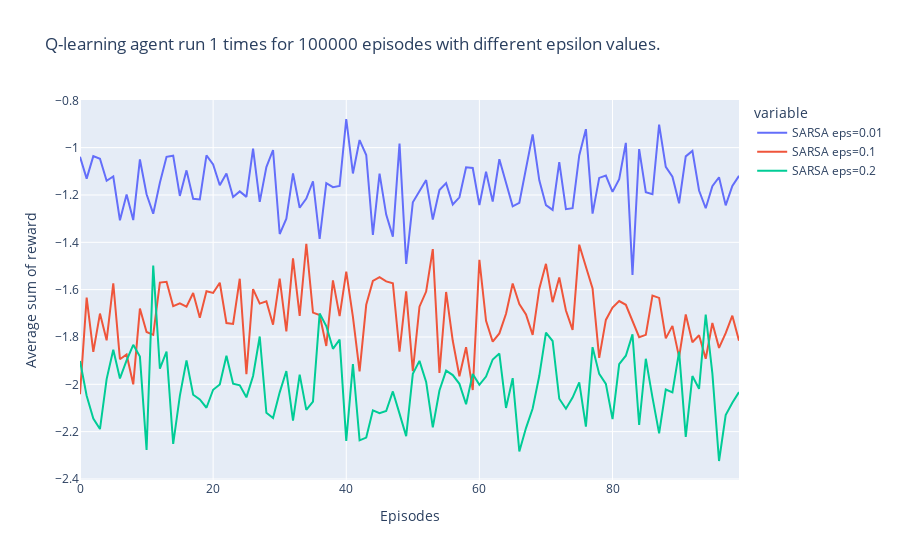

Notebook code cell kept with this figure:
### Code cell
fug = px.line(data_eps, y=['SARSA eps=0.01', 'SARSA eps=0.1', 'SARSA eps=0.2'], title= 'Q-learning agent run 1 times for 100000 episodes with different epsilon values.')
fug.update_layout(xaxis_title = 'Episodes', yaxis_title = 'Average sum of reward')
fug.show()

### Figure 1 — Plotly figure (JSON) as saved in the notebook; plotly's stock layout.template omitted (floating-point values rounded to 4 significant figures)
{"data": [{"hovertemplate": "variable=SARSA eps=0.01<br>index=%{x}<br>value=%{y}<extra></extra>", "legendgroup": "SARSA eps=0.01", "line": {"color": "#636efa", "dash": "solid"}, "marker": {"symbol": "circle"}, "mode": "lines", "name": "SARSA eps=0.01", "orientation": "v", "showlegend": true, "type": "scatter", "x": [0, 1, 2, 3, 4, 5, 6, 7, 8, 9, 10, 11, 12, 13, 14, 15, 16, 17, 18, 19, 20, 21, 22, 23, 24, 25, 26, 27, 28, 29, 30, 31, 32, 33, 34, 35, 36, 37, 38, 39, 40, 41, 42, 43, 44, 45, 46, 47, 48, 49, 50, 51, 52, 53, 54, 55, 56, 57, 58, 59, 60, 61, 62, 63, 64, 65, 66, 67, 68, 69, 70, 71, 72, 73, 74, 75, 76, 77, 78, 79, 80, 81, 82, 83, 84, 85, 86, 87, 88, 89, 90, 91, 92, 93, 94, 95, 96, 97, 98, 99], "xaxis": "x", "y": [-1.039, -1.131, -1.036, -1.047, -1.14, -1.122, -1.307, -1.198, -1.306, -1.05, -1.197, -1.279, -1.148, -1.039, -1.034, -1.204, -1.096, -1.216, -1.219, -1.033, -1.071, -1.159, -1.109, -1.209, -1.185, -1.208, -1.004, -1.229, -1.082, -1.01, -1.365, -1.3, -1.109, -1.254, -1.215, -1.142, -1.386, -1.15, -1.167, -1.162, -0.879, -1.109, -0.968, -1.031, -1.369, -1.11, -1.283, -1.376, -0.983, -1.491, -1.231, -1.186, -1.137, -1.304, -1.179, -1.15, -1.24, -1.21, -1.083, -1.086, -1.243, -1.102, -1.228, -1.049, -1.152, -1.248, -1.233, -1.081, -0.944, -1.138, -1.243, -1.263, -1.061, -1.26, -1.256, -1.033, -0.922, -1.279, -1.128, -1.118, -1.187, -1.133, -0.98, -1.538, -1.006, -1.188, -1.197, -0.903, -1.081, -1.123, -1.235, -1.037, -1.014, -1.181, -1.256, -1.163, -1.125, -1.244, -1.162, -1.119], "yaxis": "y"}, {"hovertemplate": "variable=SARSA eps=0.1<br>index=%{x}<br>value=%{y}<extra></extra>", "legendgroup": "SARSA eps=0.1", "line": {"color": "#EF553B", "dash": "solid"}, "marker": {"symbol": "circle"}, "mode": "lines", "name": "SARSA eps=0.1", "orientation": "v", "showlegend": true, "type": "scatter", "x": [0, 1, 2, 3, 4, 5, 6, 7, 8, 9, 10, 11, 12, 13, 14, 15, 16, 17, 18, 19, 20, 21, 22, 23, 24, 25, 26, 27, 28, 29, 30, 31, 32, 33, 34, 35, 36, 37, 38, 39, 40, 41, 42, 43, 44, 45, 46, 47, 48, 49, 50, 51, 52, 53, 54, 55, 56, 57, 58, 59, 60, 61, 62, 63, 64, 65, 66, 67, 68, 69, 70, 71, 72, 73, 74, 75, 76, 77, 78, 79, 80, 81, 82, 83, 84, 85, 86, 87, 88, 89, 90, 91, 92, 93, 94, 95, 96, 97, 98, 99], "xaxis": "x", "y": [-2.042, -1.634, -1.863, -1.701, -1.814, -1.573, -1.894, -1.874, -2, -1.68, -1.779, -1.791, -1.57, -1.567, -1.67, -1.658, -1.672, -1.614, -1.719, -1.607, -1.614, -1.571, -1.741, -1.745, -1.554, -1.957, -1.598, -1.659, -1.649, -1.748, -1.553, -1.776, -1.468, -1.711, -1.406, -1.697, -1.707, -1.838, -1.561, -1.712, -1.524, -1.715, -1.945, -1.664, -1.563, -1.547, -1.565, -1.573, -1.862, -1.607, -1.944, -1.672, -1.608, -1.429, -1.952, -1.61, -1.816, -1.966, -1.843, -2.024, -1.474, -1.732, -1.82, -1.785, -1.702, -1.574, -1.661, -1.705, -1.791, -1.596, -1.491, -1.653, -1.549, -1.688, -1.77, -1.41, -1.503, -1.595, -1.888, -1.728, -1.676, -1.648, -1.664, -1.734, -1.801, -1.791, -1.625, -1.635, -1.806, -1.753, -1.885, -1.705, -1.822, -1.793, -1.892, -1.741, -1.846, -1.784, -1.71, -1.816], "yaxis": "y"}, {"hovertemplate": "variable=SARSA eps=0.2<br>index=%{x}<br>value=%{y}<extra></extra>", "legendgroup": "SARSA eps=0.2", "line": {"color": "#00cc96", "dash": "solid"}, "marker": {"symbol": "circle"}, "mode": "lines", "name": "SARSA eps=0.2", "orientation": "v", "showlegend": true, "type": "scatter", "x": [0, 1, 2, 3, 4, 5, 6, 7, 8, 9, 10, 11, 12, 13, 14, 15, 16, 17, 18, 19, 20, 21, 22, 23, 24, 25, 26, 27, 28, 29, 30, 31, 32, 33, 34, 35, 36, 37, 38, 39, 40, 41, 42, 43, 44, 45, 46, 47, 48, 49, 50, 51, 52, 53, 54, 55, 56, 57, 58, 59, 60, 61, 62, 63, 64, 65, 66, 67, 68, 69, 70, 71, 72, 73, 74, 75, 76, 77, 78, 79, 80, 81, 82, 83, 84, 85, 86, 87, 88, 89, 90, 91, 92, 93, 94, 95, 96, 97, 98, 99], "xaxis": "x", "y": [-1.901, -2.048, -2.145, -2.189, -1.978, -1.854, -1.975, -1.899, -1.833, -1.883, -2.277, -1.498, -1.934, -1.862, -2.252, -2.049, -1.899, -2.044, -2.064, -2.099, -2.023, -2.001, -1.879, -1.997, -2.004, -2.055, -1.965, -1.798, -2.12, -2.142, -2.034, -1.944, -2.153, -1.959, -2.108, -2.073, -1.701, -1.754, -1.85, -1.811, -2.239, -1.915, -2.237, -2.225, -2.11, -2.122, -2.113, -2.03, -2.124, -2.219, -1.956, -1.901, -1.99, -2.182, -2.026, -1.942, -1.961, -1.998, -2.084, -1.956, -2.002, -1.967, -1.895, -1.87, -2.1, -1.974, -2.284, -2.185, -2.102, -1.964, -1.782, -1.817, -2.061, -2.103, -2.056, -1.992, -2.179, -1.843, -1.956, -1.998, -2.147, -1.915, -1.879, -1.789, -2.172, -1.892, -2.055, -2.207, -2.022, -2.034, -1.862, -2.222, -1.965, -2.019, -1.705, -1.954, -2.324, -2.13, -2.078, -2.033], "yaxis": "y"}], "layout": {"legend": {"title": {"text": "variable"}, "tracegroupgap": 0}, "title": {"text": "Q-learning agent run 1 times for 100000 episodes with different epsilon values."}, "xaxis": {"anchor": "y", "domain": [0, 1], "title": {"text": "Episodes"}}, "yaxis": {"anchor": "x", "domain": [0, 1], "title": {"text": "Average sum of reward"}}}}
